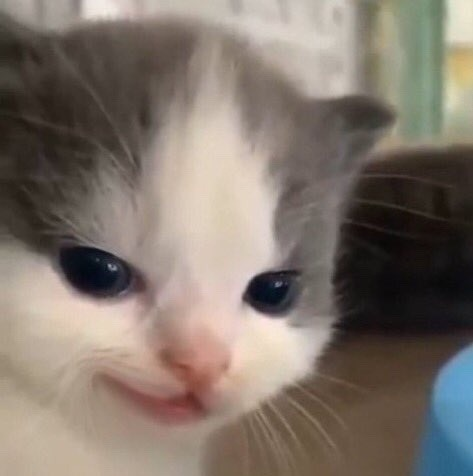
#> input picture Multimedia/tp4_jpeg/cat evil hehe.jpg, 473 x 476 px
$ jupyter execute tp4_jpeg.ipynb   (shell and % lines are left out)
#> lines starting #> are read from the running program, lines starting #| are printed output that depends on the picture
[cell 1]
import cv2
import numpy as np
import matplotlib.pyplot as plt
myimages=["cablecar.bmp" , "cat evil hehe.jpg" , "image1.png"]

# DCT

[cell 2]
original_img = cv2.imread(myimages[1], 0)
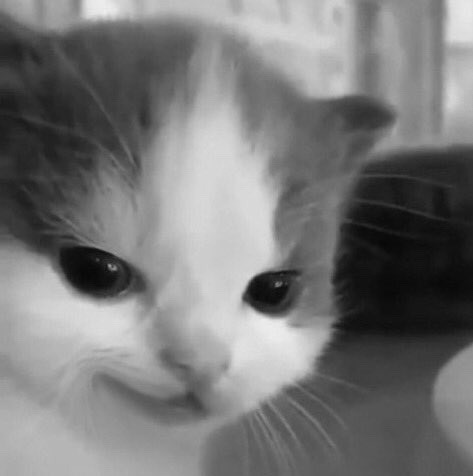
#> original_img: shape (476, 473); min 7, max 239, mean 119.9
print("original shape = "  ,  original_img.shape)
#| original shape =  (476, 473)


dct_img = cv2.dct(np.float32(original_img))
print("dct shape = "  ,  dct_img.shape)
#| dct shape =  (476, 473)

dct_show = np.log(1+np.abs(dct_img))
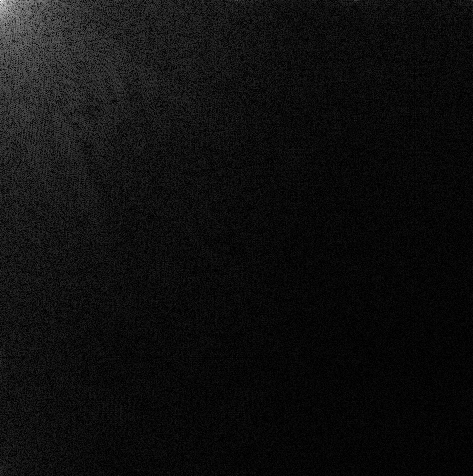
#> dct_show: shape (476, 473) float32; min 7.51e-06, max 10.95, mean 0.657; drawn with min black and max white
print("dct_show shape = "  ,  dct_show.shape)
#| dct_show shape =  (476, 473)

inverse_img = cv2.idct(dct_img).astype(np.uint8)
print("inverse shape = "  ,  inverse_img.shape)
#| inverse shape =  (476, 473)

[cell 3]
figure, plots = plt.subplots(1,3)
figure.set_figheight(15)
figure.set_figwidth(15)

plots[0].imshow(original_img, cmap='gray')
plots[0].set_title('Original')
plots[1].imshow(dct_show, cmap='gray')
plots[1].set_title('DCT')
plots[2].imshow(inverse_img, cmap='gray')
plots[2].set_title('Inverse')
plt.show()
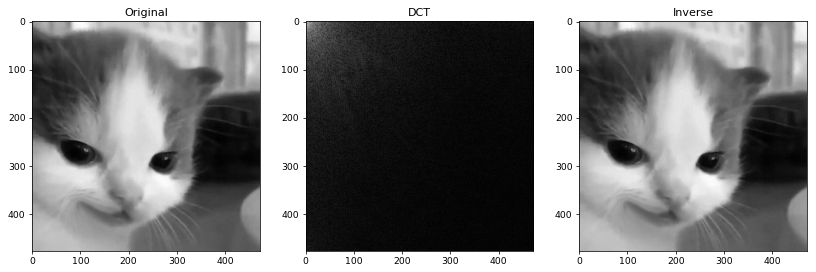
#> figure drawn by matplotlib, 3 panels

## JPEG
### Padding ,  DCT par bloc , Quantify DCT par bloc , Reconstruction

[cell 4]
def padding(image):
    h , w = image.shape
    pad_rows , pad_cols = (0,0)
    if(h % 8 != 0):
        pad_rows = 8 - h % 8
    if(w % 8 != 0):
        pad_cols = 8 - w % 8
    padded_image = np.pad(image , ((0,pad_rows) , (0 , pad_cols)) , 'constant').astype(np.float32)
    return padded_image

def dct_par_bloc(paddedimage):

    bloc_rows = int(paddedimage.shape[0] / 8)
    bloc_cols = int(paddedimage.shape[1] / 8)
    dct = np.empty_like(paddedimage , dtype=np.float32)

    for row in range(bloc_rows):
        rowstart = row * 8
        rowend = rowstart + (8 - 1)

        for col in range(bloc_cols):
            colstart = 8 * col
            colend = colstart + (8 - 1)

            blocimage = paddedimage[rowstart : rowend+1, colstart : colend+1]

            dct[rowstart : rowend+1 , colstart : colend+1] = cv2.dct(blocimage)

    return dct

def create_quantifactor (factor):
    return np.fromfunction(lambda i, j: 1+(1+i+j)*factor, (8,8) , dtype=np.uint8)

def quantify_par_bloc(dct_image , qunatificator):

    bloc_rows = int(dct_image.shape[0] / 8)
    bloc_cols = int(dct_image.shape[1] / 8)

    dct_quantified = np.empty((dct_image.shape[0] , dct_image.shape[1]) , dtype=np.int32)

    for row in range(bloc_rows):
        rowstart = row * 8
        rowend = rowstart + (8 - 1)

        for col in range(bloc_cols):
            colstart = 8 * col
            colend = colstart + (8 - 1)
            blocimage = dct_image[rowstart : rowend+1, colstart : colend+1]
            dct_quantified[rowstart : rowend+1, colstart : colend+1] = blocimage // qunatificator

    return dct_quantified

def Reconstruire_par_bloc(dctquant , quantificator):

    bloc_rows = int(dctquant.shape[0] / 8)
    bloc_cols = int(dctquant.shape[1] / 8)

    reconstruite = np.empty((dctquant.shape[0] , dctquant.shape[1]) , dtype=np.int32)

    for row in range(bloc_rows):
        rowstart = row * 8
        rowend = rowstart + (8 - 1)

        for col in range(bloc_cols):
            colstart = 8 * col
            colend = colstart + (8 - 1)

            blocimage = dctquant[rowstart : rowend+1, colstart : colend+1]
            blocimage = blocimage * quantificator

            reconstruite [rowstart : rowend+1, colstart : colend+1]= cv2.idct(blocimage.astype(np.float32))

    return reconstruite

[cell 5]
image = cv2.imread(myimages[1], 0)
print("image shape :" , image.shape , " , type :" , image.dtype)
#| image shape : (476, 473)  , type : uint8
padded_image = padding(image=image)
#> in padding, `padded_image = np.pad(image , ((0,pad_rows) , (0 , pad_cols)) , 'const..`:
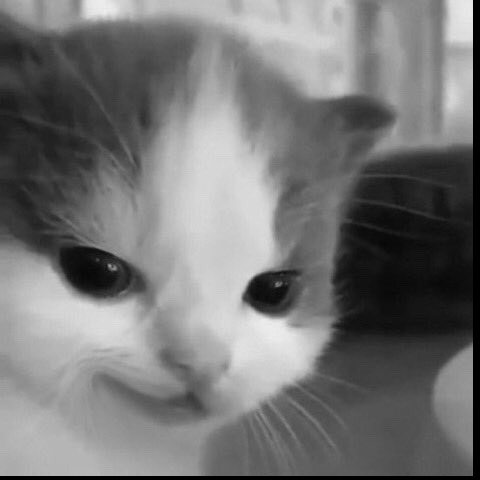
#> padded_image: shape (480, 480) float32; min 0, max 239, mean 117.2
print("shape after padding :" , padded_image.shape  , " , type :" , padded_image.dtype)
#| shape after padding : (480, 480)  , type : float32

# DCT

dct_image = dct_par_bloc(padded_image)
#> after the loop in dct_par_bloc, `for row in range(bloc_rows):`:
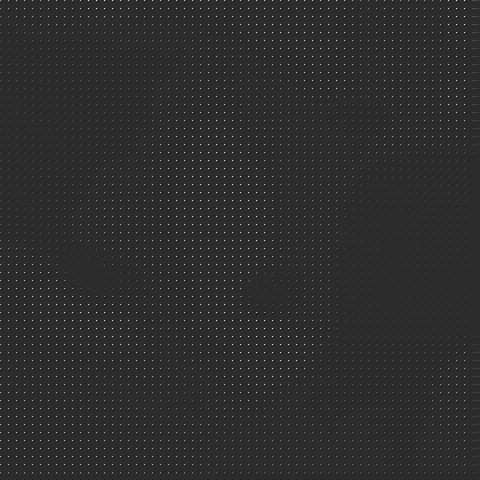
#> dct: shape (480, 480) float32; min -396, max 1878.7, mean 14.9; drawn with min black and max white
dct_image_show = np.log(1+np.abs(dct_image))
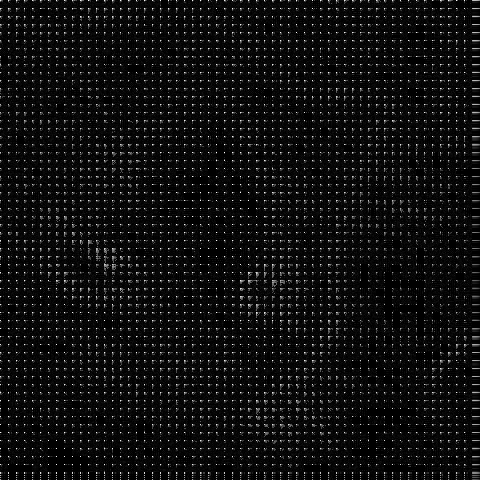
#> dct_image_show: shape (480, 480) float32; min 0, max 7.54, mean 0.469; drawn with min black and max white
print("dct shape :" , dct_image.shape , "type :" , dct_image.dtype)
#| dct shape : (480, 480) type : float32

# Quantification
factor = 2
quantificator = create_quantifactor(factor)
print("\nQuantificateur de ", factor,"\n",quantificator)
dct_quantified = quantify_par_bloc(dct_image , quantificator)
print("\ndct_qunatified shape :" , dct_quantified.shape , "type :" , dct_quantified.dtype)
#| dct_qunatified shape : (480, 480) type : int32

# Reconstruction

reconstruire_img  = Reconstruire_par_bloc(dct_quantified , quantificator).astype(np.int64)
#> after the loop in Reconstruire_par_bloc, `for row in range(bloc_rows):`:
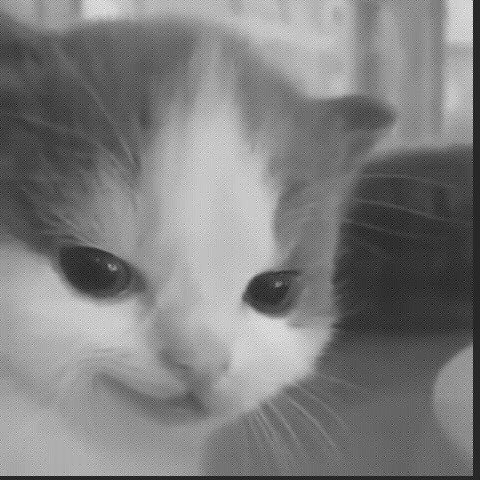
#> reconstruite: shape (480, 480) int32; min -54, max 288, mean 116.6; drawn with min black and max white
print("\nimage reconsuite shape :" , reconstruire_img.shape , "type :" , reconstruire_img.dtype)
#| image reconsuite shape : (480, 480) type : int64


np.savetxt("paddedimage.txt" , padded_image , fmt="%.d")
np.savetxt("dct.txt" , dct_image  , fmt="%.4f")
np.savetxt("dct_quantified.txt" , dct_quantified , fmt="%d")
np.savetxt("reconsuite.txt" , reconstruire_img , fmt="%d")

### Affichage

[cell 6]
figure, plots = plt.subplots(1,2)
figure.set_figheight(10)
figure.set_figwidth(10)

plots[0].imshow(padded_image, cmap='gray')
plots[0].set_title('Padded_Original')
plots[1].imshow(dct_image_show, cmap='gray')
plots[1].set_title('DCT_show')


plt.show()

$ run again, with Multimedia/tp2_images_convolution/cablecar.bmp saved as Multimedia/tp4_jpeg/cat evil hehe.jpg
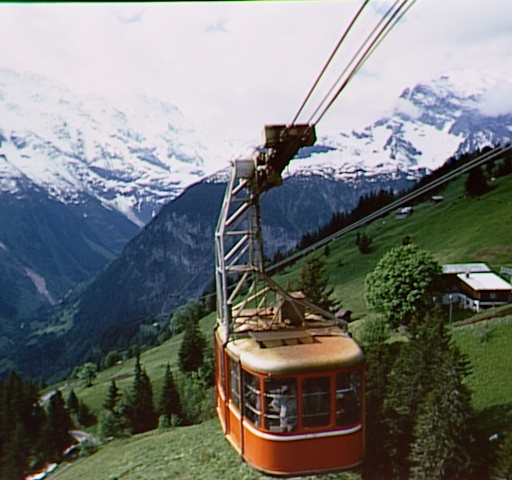
#> input picture Multimedia/tp2_images_convolution/cablecar.bmp, 512 x 480 px
#| original shape =  (480, 512)
#| dct shape =  (480, 512)
#| dct_show shape =  (480, 512)
#| inverse shape =  (480, 512)
#| image shape : (480, 512)  , type : uint8
#| shape after padding : (480, 512)  , type : float32
#| dct shape : (480, 512) type : float32
#> after the loop in quantify_par_bloc, `for row in range(bloc_rows):`:
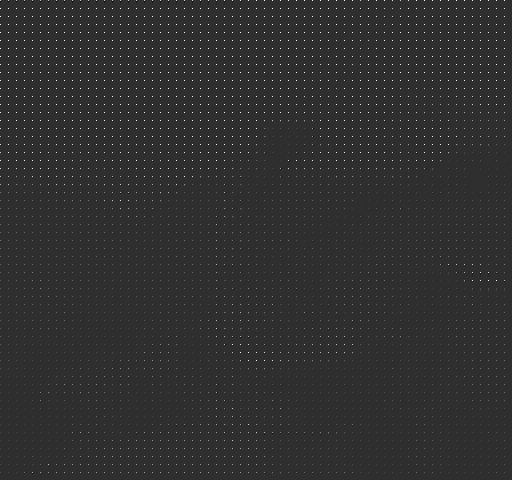
#> dct_quantified: shape (480, 512) int32; min -143, max 628, mean 4.5; drawn with min black and max white
#| dct_qunatified shape : (480, 512) type : int32
#> after the loop in Reconstruire_par_bloc, `for row in range(bloc_rows):`:
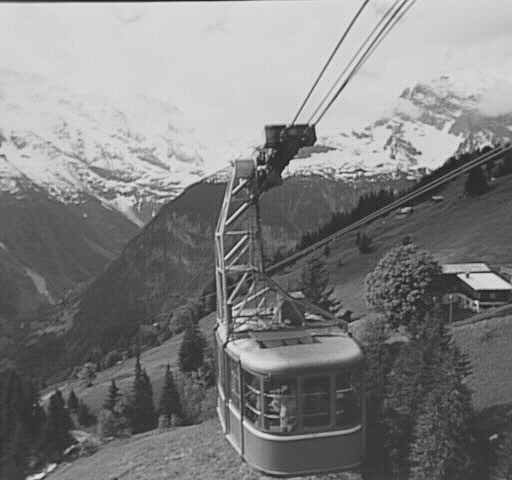
#> reconstruite: shape (480, 512) int32; min -54, max 287, mean 118.4; drawn with min black and max white
#| image reconsuite shape : (480, 512) type : int64
